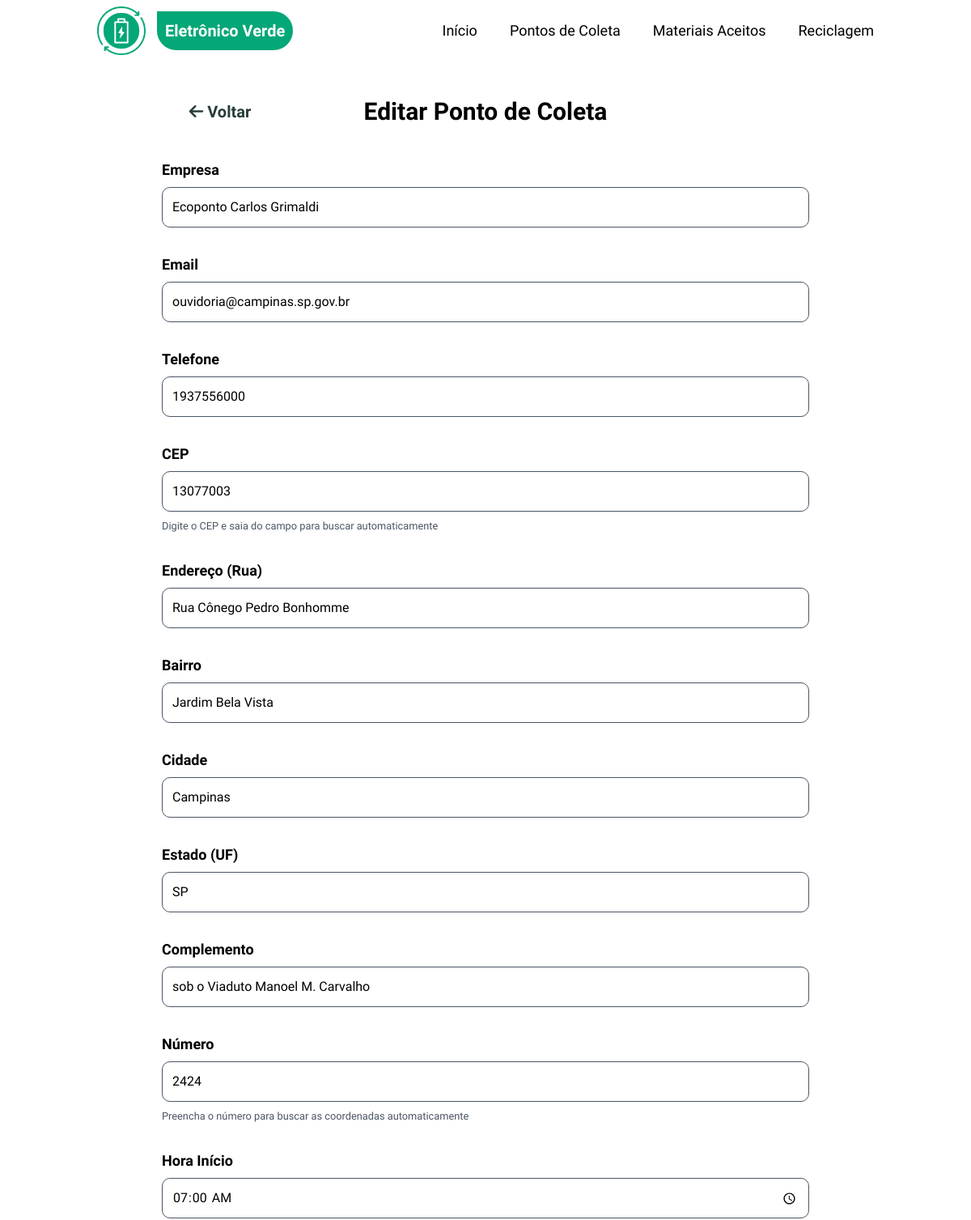
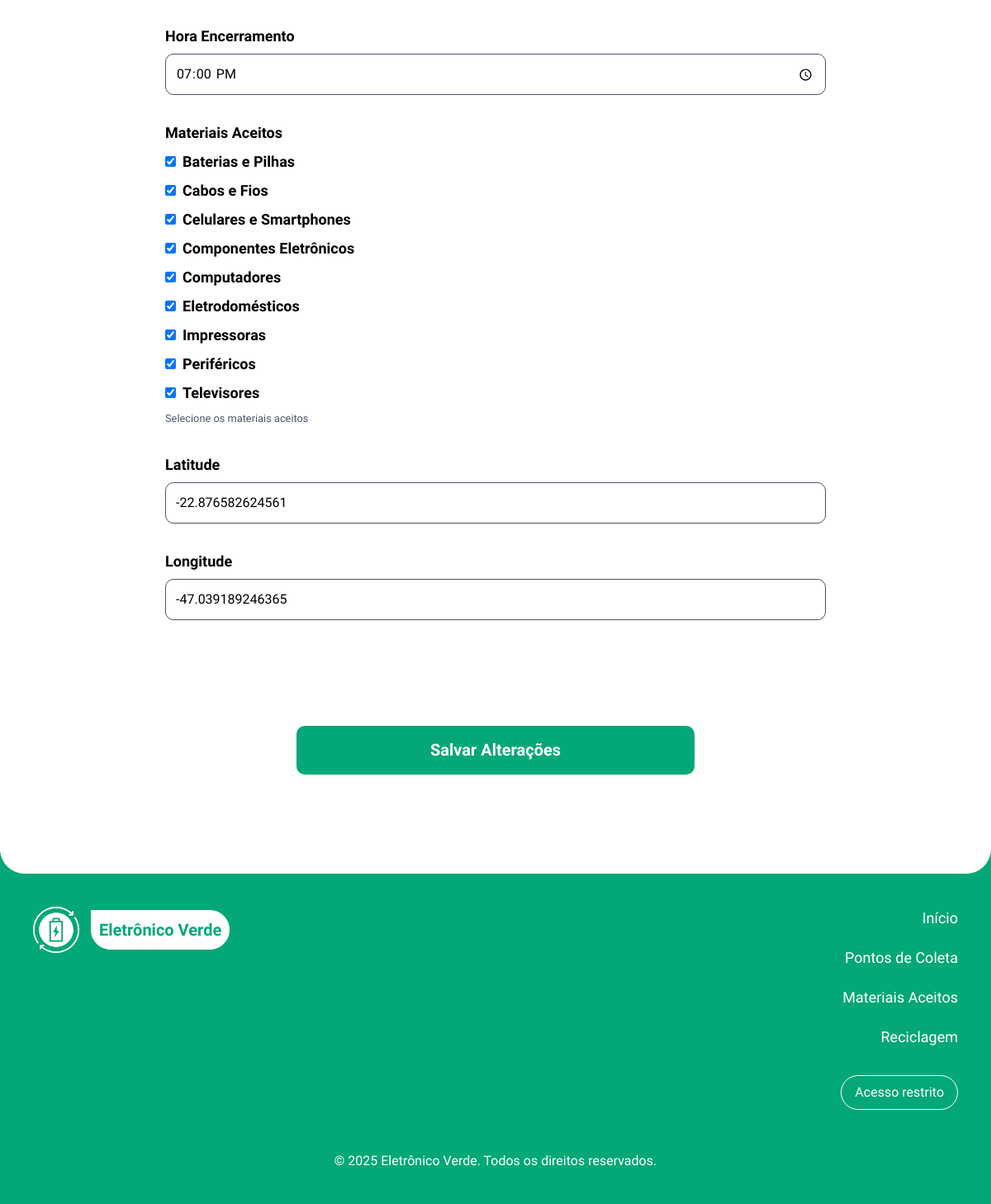
Screenshot of /editar-ponto?id=12 (signed in) with the database file from the repository (2 pictures, top to bottom).
### tables this page shows
CREATE TABLE pontos_coleta (
    id INTEGER PRIMARY KEY AUTOINCREMENT,
    empresa VARCHAR(200) NOT NULL,
    endereco VARCHAR(255) NOT NULL,
    numero VARCHAR(20) NOT NULL,
    complemento VARCHAR(100),
    cep VARCHAR(10) NOT NULL,
    hora_inicio TIME NOT NULL,
    hora_encerrar TIME NOT NULL,
    telefone VARCHAR(20) NOT NULL,
    email VARCHAR(150) NOT NULL,
    latitude DECIMAL(10, 8),
    longitude DECIMAL(11, 8),
    ativo BOOLEAN DEFAULT 1,
    created_at DATETIME DEFAULT CURRENT_TIMESTAMP,
    updated_at DATETIME DEFAULT CURRENT_TIMESTAMP,
    cidade VARCHAR(100),
    estado VARCHAR(2),
    bairro VARCHAR(100)
);

CREATE TABLE materiais (
    id INTEGER PRIMARY KEY AUTOINCREMENT,
    nome VARCHAR(100) NOT NULL UNIQUE,
    descricao TEXT,
    icone VARCHAR(50),
    created_at DATETIME DEFAULT CURRENT_TIMESTAMP,
    updated_at DATETIME DEFAULT CURRENT_TIMESTAMP
);

### src/Presentation/Views/pontos-coleta/editar.php (the view, shortened to what the rows shown need)
<?php
require_once __DIR__ . '/../layouts/header.php';
?>
<main class="relative z-2 bg-white rounded-b-[30px]">
    <div class="container mx-auto pt-30 pb-30 p-5">
        <div class="w-full flex flex-col md:flex-row items-center justify-between pb-10 flex-wrap">
            <div class="w-1/3 flex justify-center mb-20 md:mb-0">
                <a href="/eletronicoverde/acesso-restrito" class="relative transition-all duration-150 text-third font-bold p-1 text-xl hover:text-primary
                before:absolute before:h-px before:w-0 hover:before:w-full before:bg-primary before:bottom-0 before:left-0 before:transition-all before:duration-150">
                <i class="fa-solid fa-arrow-left"></i> Voltar
                </a>
            </div>
            <div class="w-full md:w-1/3 text-center">
                <h1 class="text-2xl md:text-3xl font-bold">Editar Ponto de Coleta</h1>
            </div>
        </div>
        <form method="post" action="/eletronicoverde/ponto-coleta/atualizar" id="form1" onsubmit="return validarFormulario()">
            <div>
                <label for="empresa">Empresa</label>
                <input type="text" id="empresa" name="txtempresa"
                       value="<?= htmlspecialchars($pontoColeta['empresa']) ?>"
                       placeholder="Nome da empresa"
                       required>
            </div>
            <div>
                <label for="email">Email</label>
                <input type="email" id="email" name="txtemail"
                       value="<?= htmlspecialchars($pontoColeta['email']) ?>"
                       placeholder="contato@empresa.com"
                       required>
            </div>
            <div>
                <label for="telefone">Telefone</label>
                <input type="text" id="telefone" name="txttelefone"
                       value="<?= htmlspecialchars($pontoColeta['telefone']) ?>"
                       maxlength="15"
                       placeholder="(00) 00000-0000"
                       required>
            </div>
            <div>
                <label for="cep">CEP</label>
                <input type="text" id="cep" name="txtcep"
                       value="<?= htmlspecialchars($pontoColeta['cep']) ?>"
                       maxlength="9"
                       placeholder="00000-000"
                       required>
                <small class="text-gray-600">Digite o CEP e saia do campo para buscar automaticamente</small>
            </div>
            <div>
                <label for="endereco">Endereço (Rua)</label>
                <input type="text" id="endereco" name="txtendereco"
                       value="<?= htmlspecialchars($pontoColeta['endereco']) ?>"
                       placeholder="Avenida Exemplo"
                       required>
            </div>
            <div>
                <label for="bairro">Bairro</label>
                <input type="text" id="bairro" name="txtbairro"
                       value="<?= htmlspecialchars($pontoColeta['bairro'] ?? '') ?>"
                       placeholder="Centro"
                       required>
            </div>
            <div>
                <label for="cidade">Cidade</label>
                <input type="text" id="cidade" name="txtcidade"
                       value="<?= htmlspecialchars($pontoColeta['cidade'] ?? '') ?>"
                       placeholder="São Paulo"
                       required>
            </div>
            <div>
                <label for="estado">Estado (UF)</label>
                <input type="text" id="estado" name="txtestado"
                       value="<?= htmlspecialchars($pontoColeta['estado'] ?? '') ?>"
                       maxlength="2" placeholder="SP"
                       required>
            </div>
            <div>
                <label for="complemento">Complemento</label>
                <input type="text" id="complemento" name="txtcomplemento"
                       value="<?= htmlspecialchars($pontoColeta['complemento'] ?? '') ?>"
                       placeholder="Opcional (bloco, sala, loja...)">
            </div>
            <div>
                <label for="numero">Número</label>
                <input type="text" id="numero" name="txtnumero"
                       value="<?= htmlspecialchars($pontoColeta['numero']) ?>"
                       placeholder="123"
                       required>
                <small class="text-gray-600">Preencha o número para buscar as coordenadas automaticamente</small>
            </div>
            <div>
                <label for="hora_inicio">Hora Início</label>
                <input type="time" id="hora_inicio" name="txthora_inicio"
                       value="<?= htmlspecialchars($pontoColeta['hora_inicio']) ?>"
                       required>
            </div>
            <div>
                <label for="hora_encerrar">Hora Encerramento</label>
                <input type="time" id="hora_encerrar" name="txthora_encerrar"
                       value="<?= htmlspecialchars($pontoColeta['hora_encerrar']) ?>"
                       required>
            </div>
            <div>
    <label for="materiais">Materiais Aceitos</label>
    <div id="materiais" class="">
        <?php
        $materiaisSelecionados = array_column($pontoColeta['materiais'] ?? [], 'id');
        foreach ($materiais as $material):
            $checked = in_array($material->getId(), $materiaisSelecionados) ? 'checked' : '';
        ?>
            <label class="flex items-center gap-2">
                <input
                    type="checkbox"
                    name="materiais_ids[]"
                    value="<?= $material->getId() ?>"
                    <?= $checked ?>
                >
                <?= htmlspecialchars($material->getNome()) ?>
            </label>
        <?php endforeach; ?>
    </div>
    <small class="text-gray-600">Selecione os materiais aceitos</small>
</div>
            <div>
                <label for="latitude">Latitude</label>
                <input id="latitude" name="latitude" value="<?= htmlspecialchars($pontoColeta['latitude'] ?? '') ?>">
            </div>
            <div>
                <label for="longitude">Longitude</label>
                <input id="longitude" name="longitude" value="<?= htmlspecialchars($pontoColeta['longitude'] ?? '') ?>">
            </div>
            <div id="geoStatus" class="hidden geo-status"></div>
            <input type="submit" class="btn_cad" value="Salvar Alterações">
        </form>
    </div>
</main>
<?php require_once __DIR__ . '/../layouts/footer.php'; ?>

### rows the page displays
pontos_coleta: txtempresa "Ecoponto Carlos Grimaldi", txtemail "ouvidoria@campinas.sp.gov.br", txttelefone "1937556000", txtcep "13077003", txtendereco "Rua Cônego Pedro Bonhomme", txtbairro "Jardim Bela Vista", txtcidade "Campinas", txtestado "SP", txtcomplemento "sob o Viaduto Manoel M. Carvalho", txtnumero "2424", txthora_inicio "07:00", txthora_encerrar "19:00", latitude "-22.876582624561", longitude "-47.039189246365"
materiais: nome "Baterias e Pilhas"
materiais: nome "Cabos e Fios"
materiais: nome "Celulares e Smartphones"
materiais: nome "Componentes Eletrônicos"
materiais: nome "Computadores"
materiais: nome "Eletrodomésticos"
materiais: nome "Impressoras"
materiais: nome "Periféricos"
materiais: nome "Televisores"
